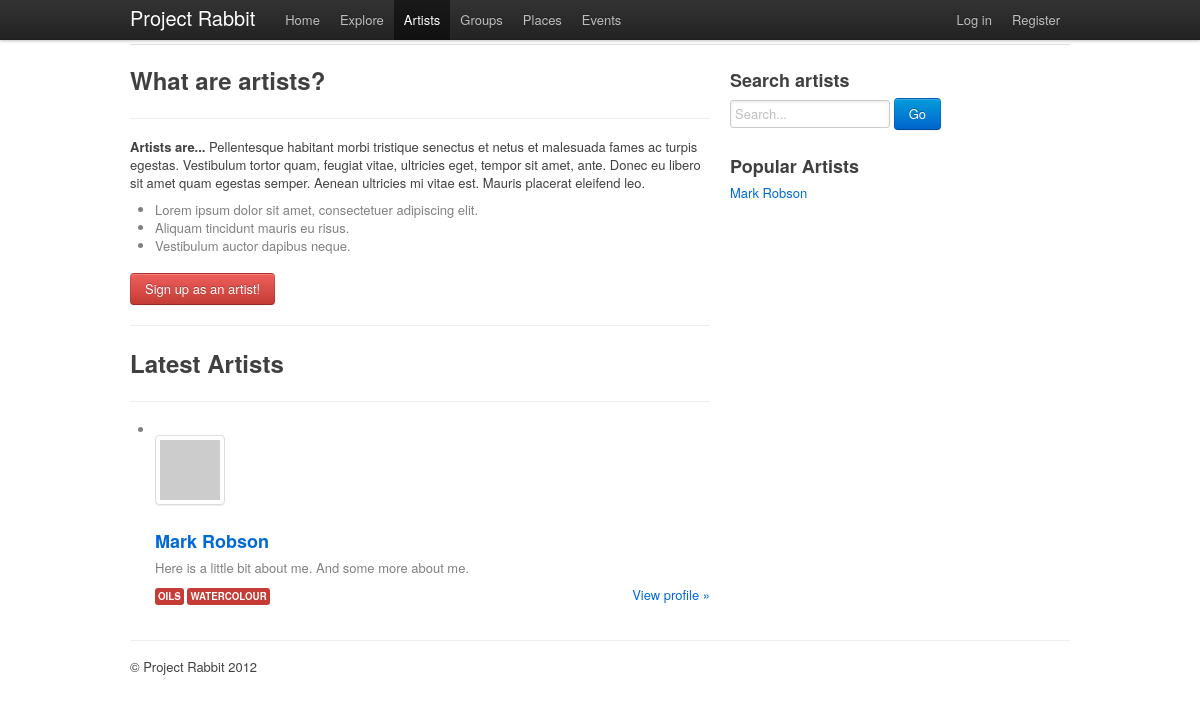
The page /index.php/artists on the database as committed earlier.
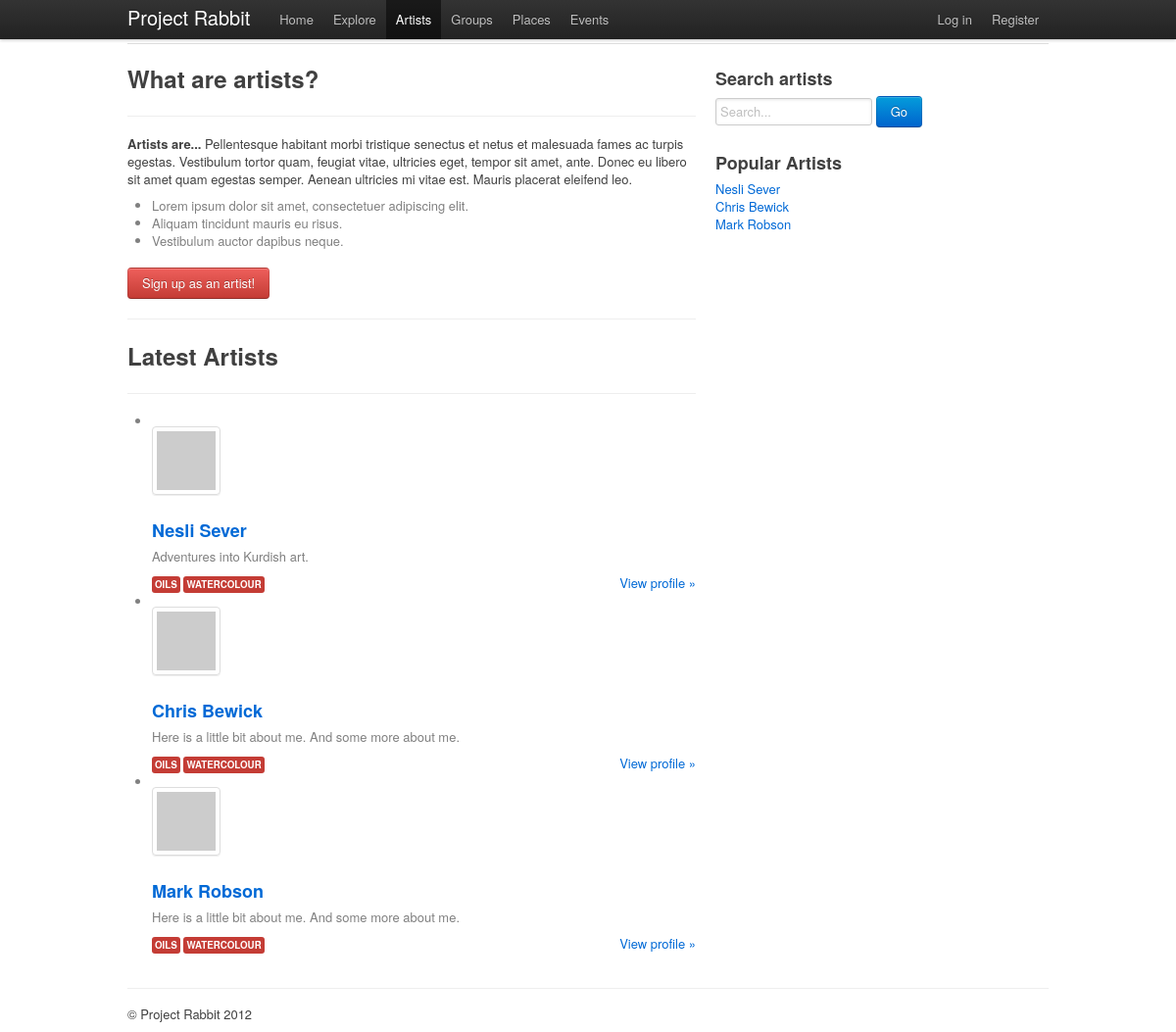
The same page on the database as committed later.
### tables this page shows
CREATE TABLE `user_profiles` (
  `user_id` int(11) NOT NULL,
  `website` varchar(255) DEFAULT NULL,
  `first_name` varchar(10) NOT NULL,
  `last_name` varchar(20) DEFAULT NULL,
  `avatar_filename` varchar(255) DEFAULT NULL,
  `status` varchar(255) DEFAULT NULL,
  `sex` char(1) DEFAULT NULL,
  `about_me` text,
  `lat` double DEFAULT NULL,
  `lon` double DEFAULT NULL,
  PRIMARY KEY (`user_id`),
  KEY `FK_user_id` (`user_id`)
);

### application/controllers/artists.php (called while the page is built, shortened)
<?php if (!defined('BASEPATH')) exit('No direct script access allowed');
class Artists extends CI_Controller
{
	function __construct()
	{
		$this->load->helper('url');
		$this->load->library('tank_auth');
		$this->load->model('artists_model');
	}
	function _remap($method)
	{
	    if ($method == 'index')
	    {
	        $this->index();
	    }
	}
	function index()
	{
		$data['latest'] = $this->artists_model->latest_artists(5);
		$this->load->view('templates/header');
		$this->load->view('artists/index',$data);
		$this->load->view('templates/footer');
	}
}

### index.php (called while the page is built, shortened)
<?php
require_once BASEPATH.'core/CodeIgniter.php';

### application/libraries/Tank_auth.php (called while the page is built, shortened)
<?php if (!defined('BASEPATH')) exit('No direct script access allowed');
class Tank_auth
{
	function __construct()
	{
		$this->ci =& get_instance();
	}
	function is_logged_in($activated = TRUE)
	{
		return $this->ci->session->userdata('status') === ($activated ? STATUS_ACTIVATED : STATUS_NOT_ACTIVATED);
	}
}

### application/models/artists_model.php (called while the page is built, shortened)
<?php
class Artists_model extends CI_Model {
	function latest_artists($limit){
		if($limit==0){
			return $this->db->query("SELECT * FROM user_profiles ORDER BY user_id DESC");
		}
		else
		{
			return $this->db->query("SELECT * FROM user_profiles ORDER BY user_id DESC LIMIT ".$limit);
		}
	}
}

### application/views/artists/index.php (the view)
<div class="page-header">
	<h1>Artists</h1>
</div>
<div class="row">
	<div class="span10">
		<h2>What are artists?</h2>
		<hr />
		<p><b>Artists are...</b> Pellentesque habitant morbi tristique senectus et netus et malesuada fames ac turpis egestas. Vestibulum tortor quam, feugiat vitae, ultricies eget, tempor sit amet, ante. Donec eu libero sit amet quam egestas semper. Aenean ultricies mi vitae est. Mauris placerat eleifend leo.</p>
		<ul>
		   <li>Lorem ipsum dolor sit amet, consectetuer adipiscing elit.</li>
		   <li>Aliquam tincidunt mauris eu risus.</li>
		   <li>Vestibulum auctor dapibus neque.</li>
		</ul>
		<?php if (!$this->tank_auth->is_logged_in()) { ?>
			<a class="btn danger" href="<?php echo base_url(); ?>index.php/auth/register">Sign up as an artist!</a>
		<?php } ?>
	   <hr />
		<h2>Latest Artists</h2>
		<hr />
		<ul class="search-results">
			<?php foreach($latest->result() as $row): ?>
				<li>
					<ul class="media-grid"><li><a href="<?php echo base_url(); ?>index.php/artists/render"><img alt="" src="http://placehold.it/60x60" class="thumbnail"></a></li></ul>
					<h3><a href="<?php echo base_url(); ?>index.php/artists/<?php echo $row->user_id; ?>"><?php echo $row->first_name; ?> <?php echo $row->last_name; ?></a></h3>
					<p><?php echo $row->about_me; ?></p>
					<span class="label important">Oils</span> <span class="label important">Watercolour</span> <a class="pull-right" href="<?php echo base_url(); ?>index.php/artists/render">View profile &raquo;</a>
				</li>
			<?php endforeach; ?>
		</ul>
	</div>
	<div class="span4">
		<h3>Search artists</h3>
		<input class="span3" type="text" placeholder="Search..." /> <a href="<?= base_url(); ?>index.php/search/" class="btn primary" />Go</a>
		<br /><br />
		<h3>Popular Artists</h3>
		<ul class="events unstyled">
			<?php foreach($latest->result() as $row): ?>
				<li>
					<a href="<?php echo base_url(); ?>index.php/artists/<?php echo $row->user_id; ?>"><?php echo $row->first_name; ?> <?php echo $row->last_name; ?></a>
				</li>
			<?php endforeach; ?>
		</ul>
	</div>
</div>

### application/views/templates/header.php (shortened to what this page needs)
<!DOCTYPE html>
<html>
	<head>
		<link rel="stylesheet" href="<?= base_url(); ?>/css/bootstrap.css">
		<link rel="stylesheet" href="<?= base_url(); ?>/css/style.css" />
	</head>
	<body>
		<div class="topbar">
			<div class="fill">
				<div class="container">
					<a class="brand" href="<?= base_url(); ?>">Project Rabbit</a>
					<ul class="nav">
						<li <?php if($this->uri->segment(1)=="welcome" || !$this->uri->segment(1)){ echo "class='active' "; } ?>><a href="<?= base_url(); ?>">Home</a></li>
						<li <?php if($this->uri->segment(1)=="explore"){ echo "class='active' "; } ?>><a href="<?= base_url(); ?>index.php/explore/">Explore</a></li>
						<li <?php if($this->uri->segment(1)=="artists"){ echo "class='active' "; } ?>><a href="<?= base_url(); ?>index.php/artists/">Artists</a></li>
						<li <?php if($this->uri->segment(1)=="groups"){ echo "class='active' "; } ?>><a href="<?= base_url(); ?>index.php/groups/">Groups</a></li>
						<li <?php if($this->uri->segment(1)=="places"){ echo "class='active' "; } ?>><a href="<?= base_url(); ?>index.php/places/">Places</a></li>
						<li <?php if($this->uri->segment(1)=="events"){ echo "class='active' "; } ?>><a href="<?= base_url(); ?>index.php/events/">Events</a></li>
					</ul>
					<ul class="nav secondary-nav">
						<?php if ($this->tank_auth->is_logged_in()) { ?>
							<?php
								$user_id = $this->tank_auth->get_user_id();
								$user_name = $this->tank_auth->get_username();
							?>
							<li class="dropdown" data-dropdown="dropdown">
								<?php echo anchor('artists/render',$user_name,'class="dropdown-toggle"'); ?>
								<ul class="dropdown-menu">
									<li><?php echo anchor('artists/'.$user_id,'View Profile'); ?></li>
									<li><?php echo anchor('auth/update_profile','Edit Profile'); ?></li>
									<li class="divider"></li>
									<li><?php echo anchor('auth/logout','Log out'); ?></li>
								</ul>
				            </li>
						<?php }else{ ?>
							<li><?php echo anchor('auth/login','Log in'); ?></li>
							<li><?php echo anchor('auth/register','Register'); ?></li>
						<?php } ?>
					</ul>
				</div>
			</div>
		</div>
		<div class="container">
			<div class="content">

### application/views/templates/footer.php (shortened to what this page needs)
			</div>
			<footer>
				<p>&copy; Project Rabbit 2012</p>
			</footer>
		</div>
  </body>
</html>

Rows that differ between the two databases and show on the page:
added user_profiles: first_name "Nesli", last_name "Sever", about_me "Adventures into Kurdish art."
added user_profiles: first_name "Chris", last_name "Bewick", about_me "Here is a little bit about me. And some more about me."
